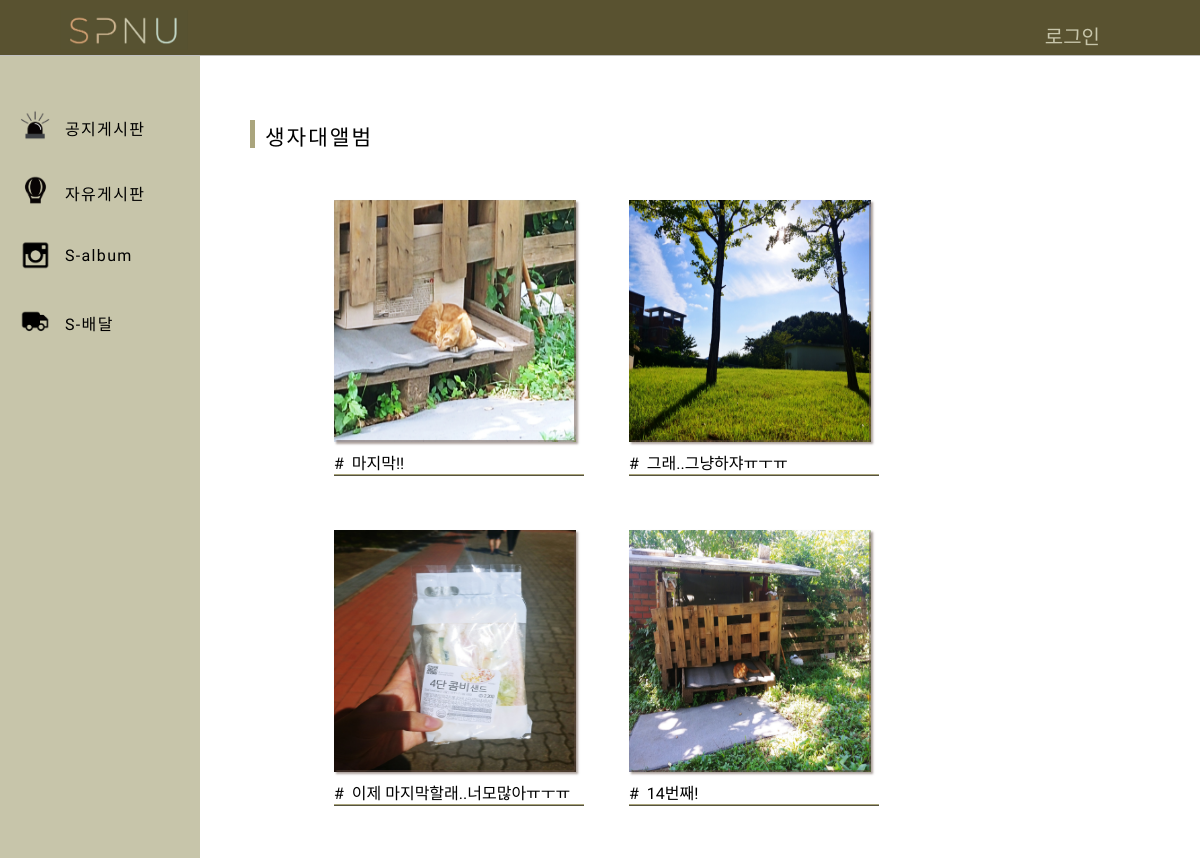
Page /image/ (upper part) on the earlier database version.
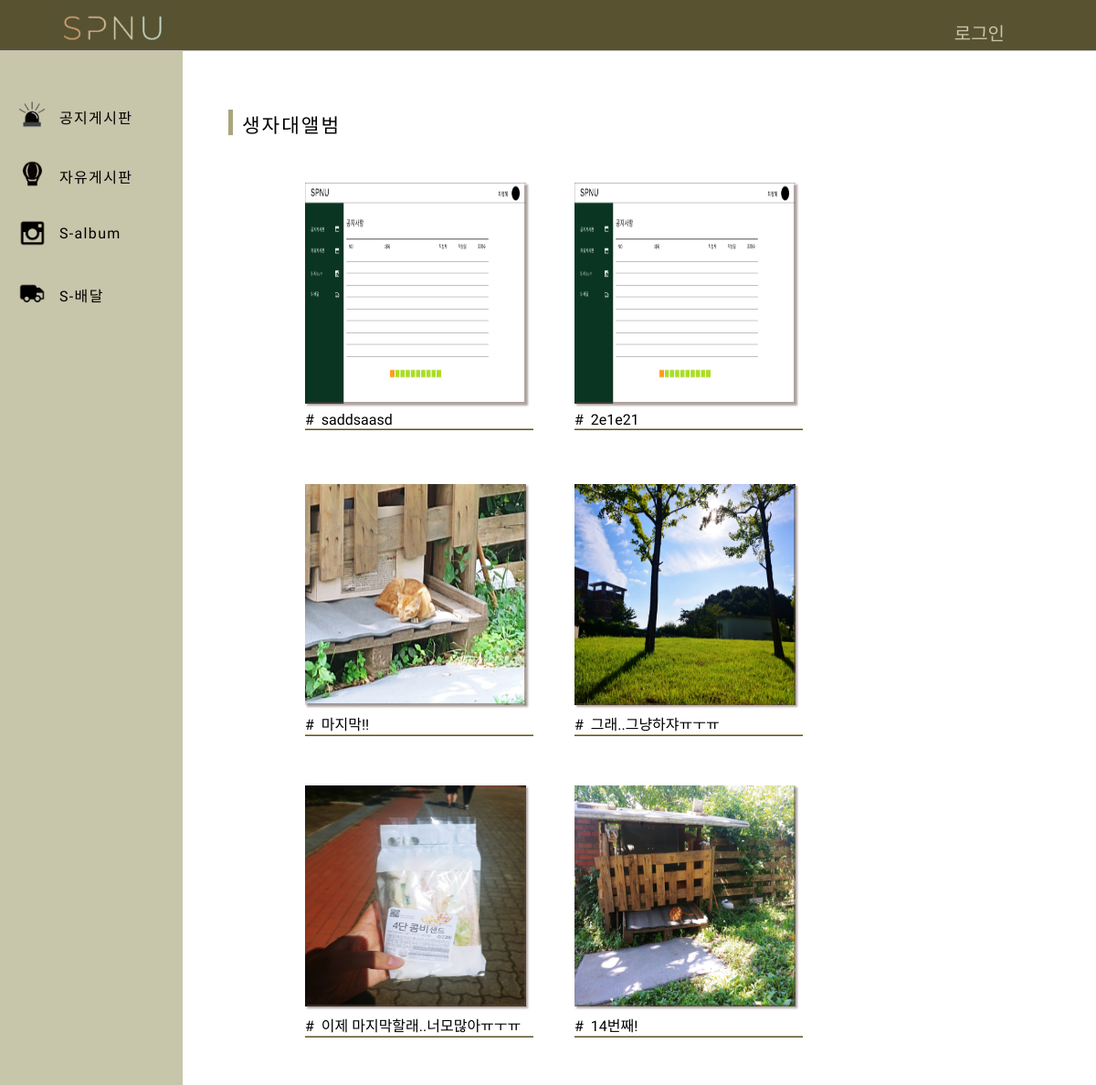
Same page on the later database version.
### imageboard/models.py (models this page shows, shortened)
class ImageBoard(models.Model):
    title = models.CharField(max_length = 50)
    author = models.ForeignKey(settings.AUTH_USER_MODEL , default=1, on_delete = models.CASCADE)
    image = models.ImageField(upload_to='imageboard/')
    desc = models.TextField(blank=True)
    created_date = models.DateField(auto_now_add=True)
    hits =  models.PositiveIntegerField(default = 0) #조회수
    likes = models.ManyToManyField(settings.AUTH_USER_MODEL, blank=True ,related_name='post_likes')

### imageboard/views.py (the view)
# urls.py: path('image/', image , name='image'),
def image(request):
    image = ImageBoard.objects.all().order_by('-id')
    return render(request, 'image.html' , {'images' : image })

### imageboard/templates/image.html (shortened to what this page needs)
{% extends 'base.html' %}
{% block contents %}
{% load staticfiles %}
<div class="PageName">
    생자대앨범
</div>
<div class="photo-content">
    {% for image in images %}
    <div id="{{forloop.counter}}" class ="helloimage" >
    <div class="imageContents">
        <div class="photoSpace1">
            <img class="image-photo" src="{{image.image.url}}">
        </div>
        <div class="image-title">&#35;&nbsp;&nbsp;{{image.title}}</div>
    </div>
    </div>
    {% endfor %}
</div>
{% endblock contents %}

Differences in the rows shown:
added ImageBoard: image (picture), title "saddsaasd"
added ImageBoard: image (picture), title "2e1e21"
